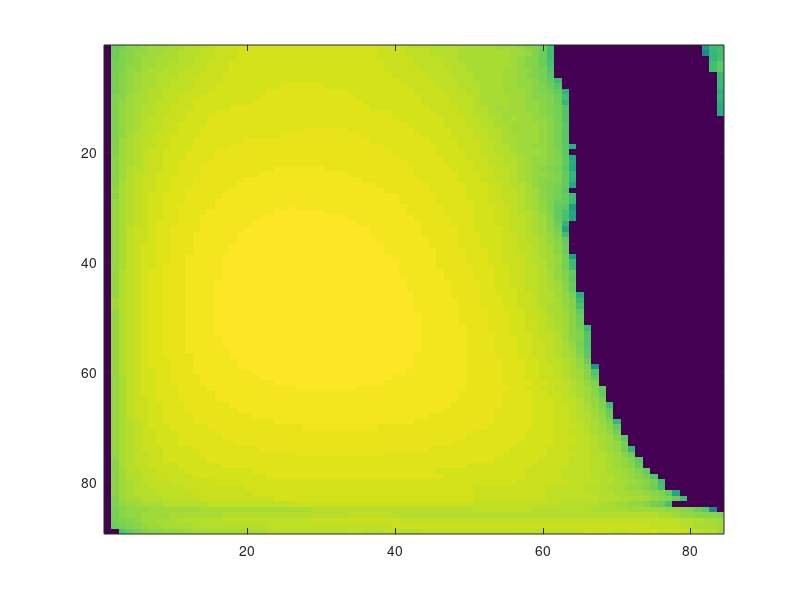

This chart was generated by the following MATLAB code: (Note: this script raises an error after producing the figure.)
clear all
close all
clc


single_vs_complex = 1; 
% 0:load single grating spatiotemporal map
% 1:load complex grating spatiotemporal map

if single_vs_complex == 0
    load('SpatioTemporal_map_1stOrder.mat', 'out_stdwNw_tFrec', 'dir','s_frec','t_frec','ctr','ph','angle','DegStim','imSize','Secs','fr',...
        'Nw','stdw','lambda','p','q')
elseif single_vs_complex == 1
    load('SpatioTemporal_map_complex.mat', 'out_stdwNw_tFrec', 'dir','s_frec','s_frec_fixed','t_frec','t_frec_fixed','ctr','ph_fixed','ph_variable','angle','DegStim','imSize','Secs','fr',...
        'Nw','stdw','lambda','p','q')   
end

numel_Nw = 1;


%% SPATIO-SPEED SELECTIVITY

iter = 0;
for aa = numel_Nw
for bb = 1:length(stdw)
    iter = iter+1;

    out_tFrec = cell2mat(out_stdwNw_tFrec(aa,bb));
    %out_tFrec(out_tFrec<=0.5) = NaN;

    out_tFrec(out_tFrec<0) = 0;
    out_tFrec = log(out_tFrec);



    out_tFrec( (27.*size(out_tFrec,1)) ./ max(t_frec):(30.*size(out_tFrec,1)) ./ max(t_frec),...
        : ) = [];
    out_tFrec( :,...
        (8.5.*size(out_tFrec,2)) ./ max(s_frec):(10.*size(out_tFrec,2)) ./ max(s_frec) ) = [];



    out_tFrec = flipud(out_tFrec);



    figure(iter)
    b = imagesc(out_tFrec);
    set(b,'AlphaData',~isnan(out_tFrec))
    caxis manual
    caxis([-1 1]);
    
    cob = colorbar;
    c.LineWidth = 3;
    
    xticks(([0:0.5:10].*size(out_tFrec,2)) ./ 8.5)
    xticklabels([0:0.5:10])
    xlabel('Spatial frequency (c/deg)')
    


    yticks(([0:2:30].*size(out_tFrec,1)) ./ 27)
    yticklabels(27:-2:0) 
    ylabel('Temporal frequency (Hz)')


    title("stdw=" + stdw(bb) + ", Nw=" + Nw(aa) + ""); 


    set(gca,'linewidth',2)
    set(gca,'FontSize',20)
    set(gcf,'color','w');
    axis square




end
end


%figure(99);plot(out_tFrec(34,:))
